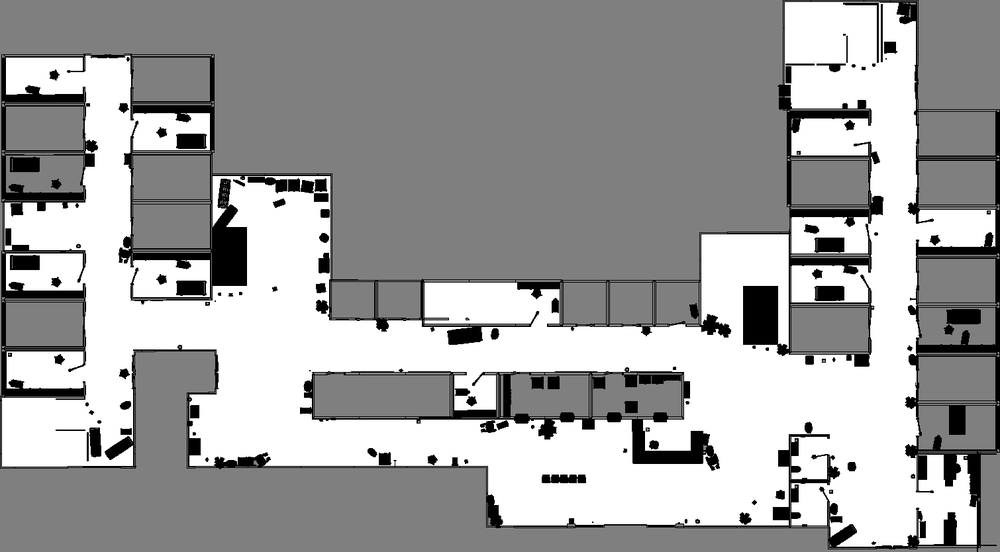
#> input picture IsaacSimGenScript/map/cropped_maps/hospital.png, 1000 x 552 px, shrunk from 1510 x 834 before the run
$ python debug.py
#> lines starting #> are read from the running program, lines starting #| are printed output that depends on the picture; after the words box and inside, x2 and y2 are one past the last pixel; in counts of white or black regions, pixels touching at a corner belong together
import matplotlib
matplotlib.use('Agg')
import matplotlib.pyplot as plt
import numpy as np
import pickle, cv2, os, networkx as nx, random
import yaml
from scipy.spatial import KDTree
from matplotlib.patches import Polygon

class CoverageSolver:
    def __init__(self,
                 png_path,
                 yaml_path,
                 roadmap_path,
                 max_dist_m=10.0,
                 fov_deg=90.0,
                 boundary_step_m=0.1,
                 obs_interval_m=0.1,
                 min_grazing_deg=15.0):
        """
        Initialize the Coverage Solver with tunable parameters.
        """
#> called with png_path = '../cropped_maps/hospital.png', yaml_path = '../cropped_maps/hospital.yaml', roadmap_path = 'trajectory/hospital/planner/roadmap.pkl', max_dist_m = 15, fov_deg = 89, boundary_step_m = 0.1, obs_interval_m = 0.3, min_grazing_deg = 5
        # 1. Basic setup and output directory preparation
        self.scene_name = os.path.splitext(os.path.basename(png_path))[0]
        self.output_dir = os.path.join("trajectory", self.scene_name)
        self.debug_dir = os.path.join(self.output_dir, "debug")
        os.makedirs(self.output_dir, exist_ok=True)
        os.makedirs(self.debug_dir, exist_ok=True)  # Shared debug directory

        # 2. Load map metadata
        with open(yaml_path, 'r') as f:
            cfg = yaml.safe_load(f)
        self.res, self.org = cfg['resolution'], cfg['origin']

        # 3. Load map and build collision mask (0: Free, 1: Obstacle)
        raw_img = cv2.imread(png_path, cv2.IMREAD_GRAYSCALE)
#> raw_img is the input picture: shape (552, 1000); min 0, max 255, mean 160.7
        self.flipped_img = cv2.flip(raw_img, 0)
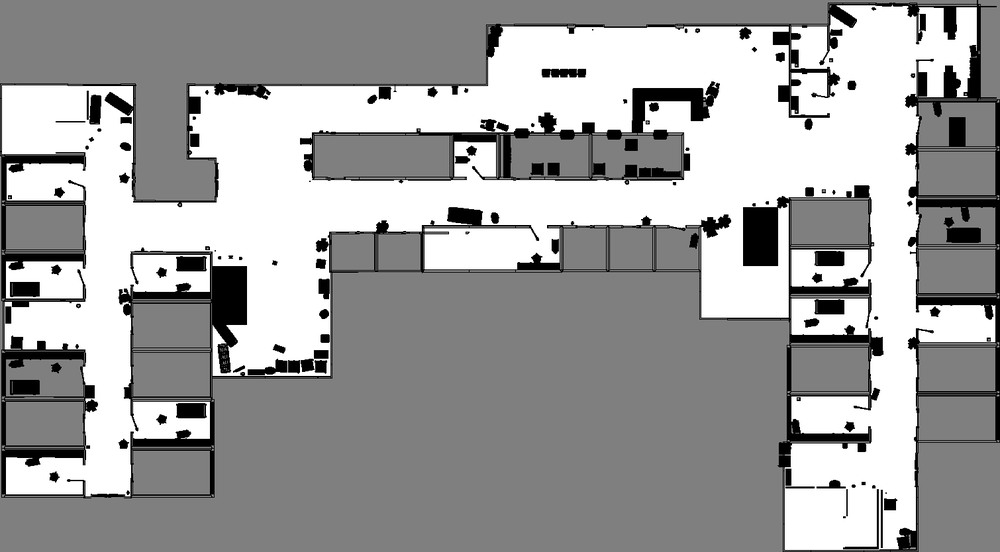
#> self.flipped_img: shape (552, 1000); min 0, max 255, mean 160.7
        self.h, self.w = self.flipped_img.shape[:2]
#> self.h = 552; self.w = 1000
        self.obs_mask = (self.flipped_img < 200).astype(np.uint8)
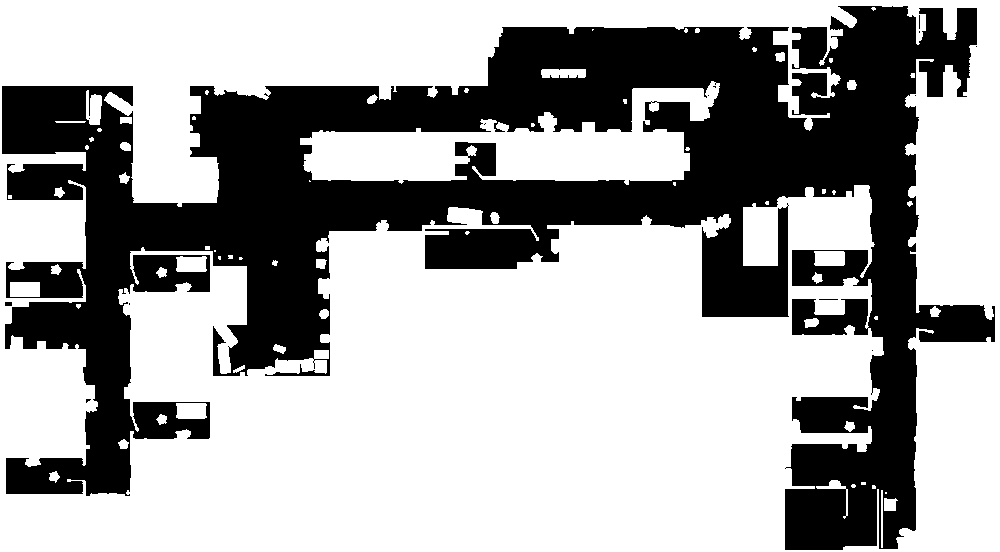
#> self.obs_mask: shape (552, 1000); values 0 (black) and 1 (white), 64.4% white; 14 black regions (12 under 20 px), largest, box (x1, y1, x2, y2) and area: (2, 6, 995, 550) 196468, (5, 302, 12, 306) 28

        # 4. Load Roadmap, RELABEL NODES, and repair missing weights
#> (the run stopped early here; a loop or call above may not have finished)

$ run again, with IsaacSimGenScript/map/cropped_maps/office.png copied over IsaacSimGenScript/map/cropped_maps/hospital.png
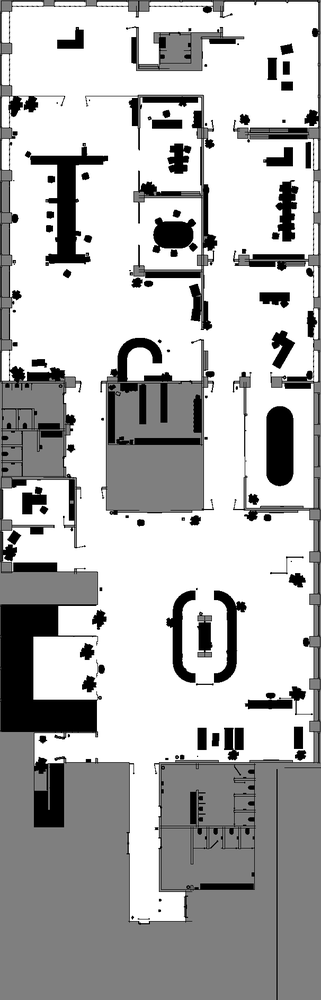
#> input picture IsaacSimGenScript/map/cropped_maps/office.png, 321 x 1000 px, shrunk from 606 x 1888 before the run
#> in __init__, raw_img is the input picture: shape (1000, 321); min 0, max 255, mean 180.5
#> in __init__, `self.flipped_img = cv2.flip(raw_img, 0)`:
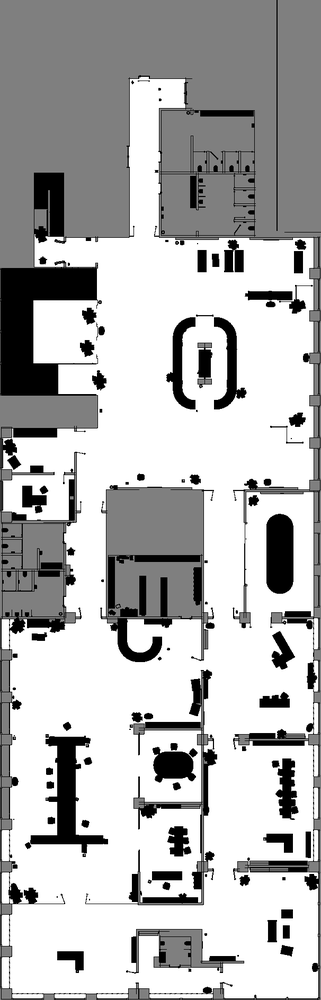
#> self.flipped_img: shape (1000, 321); min 0, max 255, mean 180.5
#> in __init__, `self.obs_mask = (self.flipped_img < 200).astype(np.uint8)`:
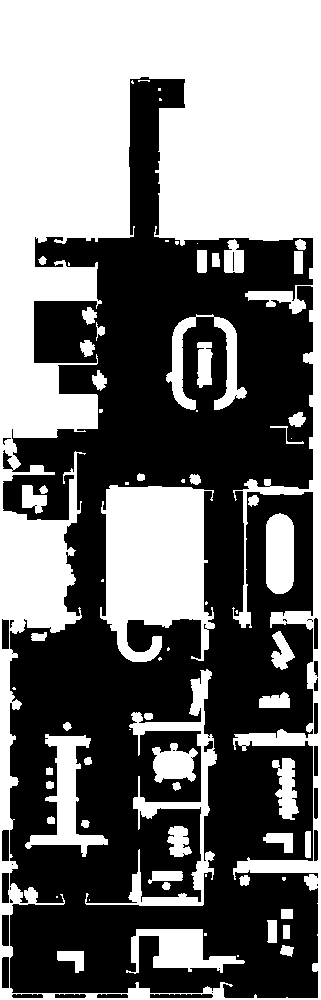
#> self.obs_mask: shape (1000, 321); values 0 (black) and 1 (white), 45.8% white; 75 white regions (26 under 20 px), largest, box (x1, y1, x2, y2) and area: (0, 0, 321, 1000) 107890, (100, 485, 215, 662) 14581, (85, 669, 217, 906) 4677
